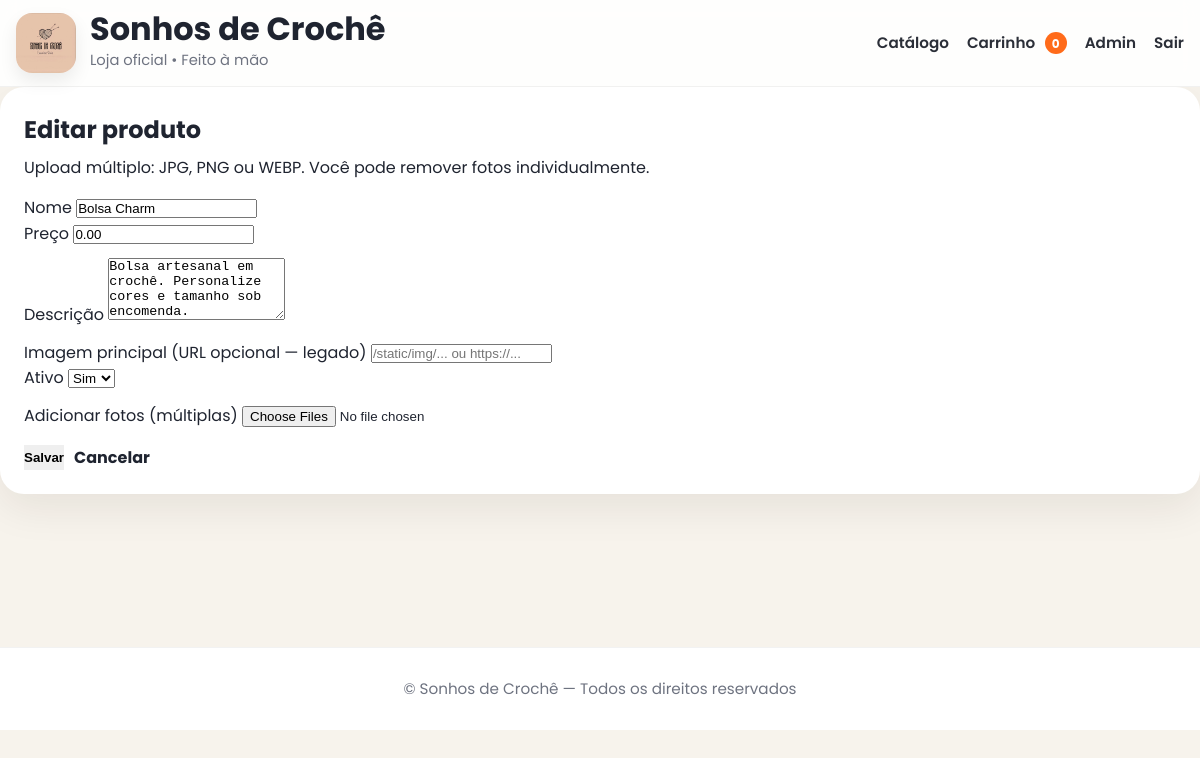
Page /admin/produtos/19/editar (signed in) on the committed database.
### app.py (models this page shows)
class Product(db.Model):
    id = db.Column(db.Integer, primary_key=True)
    name = db.Column(db.String(120), nullable=False)
    description = db.Column(db.Text, default="")
    price = db.Column(db.Numeric(10, 2), nullable=False, default=0)
    image_url = db.Column(db.Text, default="")  # legado (opcional)
    is_active = db.Column(db.Boolean, default=True)
    created_at = db.Column(db.DateTime, nullable=False, default=datetime.utcnow)
    images = db.relationship("ProductImage", backref="product", cascade="all, delete-orphan", lazy=True)

### app.py (the view)
    @app.get("/admin/produtos/<int:product_id>/editar")
    @login_required
    def admin_products_edit(product_id):
        product = Product.query.get_or_404(product_id)
        return render_template("admin_product_form.html", product=product)

### templates/admin_product_form.html (shortened to what this page needs)
{% extends "base.html" %}
{% block content %}
<div class="card form-card">
  <div class="card-pad">
    <h2 style="margin:0">{{ "Editar produto" if product else "Novo produto" }}</h2>
    <p class="muted" style="margin-top:6px">Upload múltiplo: JPG, PNG ou WEBP. Você pode remover fotos individualmente.</p>
    {% if product %}
      <form method="post" action="{{ url_for('admin_products_edit_post', product_id=product.id) }}" enctype="multipart/form-data" style="margin-top:14px">
    {% else %}
      <form method="post" action="{{ url_for('admin_products_new_post') }}" enctype="multipart/form-data" style="margin-top:14px">
    {% endif %}
      <div class="form-row">
        <div>
          <label class="muted">Nome</label>
          <input type="text" name="name" value="{{ product.name if product else '' }}" required>
        </div>
        <div>
          <label class="muted">Preço</label>
          <input type="text" name="price" value="{{ ('%.2f'|format(product.price)) if product else '' }}" placeholder="120,00" required>
        </div>
      </div>
      <div style="margin-top:12px">
        <label class="muted">Descrição</label>
        <textarea name="description" rows="4">{{ product.description if product else '' }}</textarea>
      </div>
      <div class="form-row" style="margin-top:12px">
        <div>
          <label class="muted">Imagem principal (URL opcional — legado)</label>
          <input type="text" name="image_url" value="{{ product.image_url if product else '' }}" placeholder="/static/img/... ou https://...">
        </div>
        <div>
          <label class="muted">Ativo</label>
          <select name="is_active">
            <option value="on" {% if (product and product.is_active) or (not product) %}selected{% endif %}>Sim</option>
          </select>
        </div>
      </div>
      <div style="margin-top:12px">
        <label class="muted">Adicionar fotos (múltiplas)</label>
        <input type="file" name="image_files" multiple accept=".jpg,.jpeg,.png,.webp">
      </div>
      <div style="display:flex;gap:10px;flex-wrap:wrap;margin-top:16px">
        <button type="submit" class="btn primary">Salvar</button>
        <a class="btn soft" href="{{ url_for('admin_products') }}">Cancelar</a>
      </div>
    </form>
  </div>
</div>
{% endblock %}

### static/css/premium.css (style rules this page uses)
:root { --bg:#f7f3ec; --surface:#ffffff; --surface-soft:#fbf8f2; --text:#1f2430; --muted:#6e7380; --gold:#c8a24e; --gold-dark:#b88f39; --line:#e8dfd0; --shadow:0 14px 40px rgba(33, 24, 9, .08); --shadow-hover:0 22px 56px rgba(33, 24, 9, .14); --radius:28px; }
* { margin:0; padding:0; box-sizing:border-box; }
html { scroll-behavior:smooth; }
body { font-family:'Poppins',sans-serif; background:var(--bg); color:var(--text); line-height:1.6; }
a { color:inherit; }
.btn { display:inline-flex; align-items:center; justify-content:center; text-decoration:none; border:none; cursor:pointer; transition:.25s ease; font-weight:700; }
.login-box, .card { background:var(--surface); border-radius:24px; box-shadow:var(--shadow); }
.card { padding:24px; }

### rows in the picture
Product: name "Bolsa Charm", price "0.00", description "Bolsa artesanal em crochê. Personalize cores e tamanho sob encomenda.", is_active "Sim"

### other values in the picture
{{ STORE_NAME() }} "Sonhos de Crochê"
{{ cart_count() }} "0"
{{ "Editar produto" if product else "Novo produto" }} "Editar produto"
